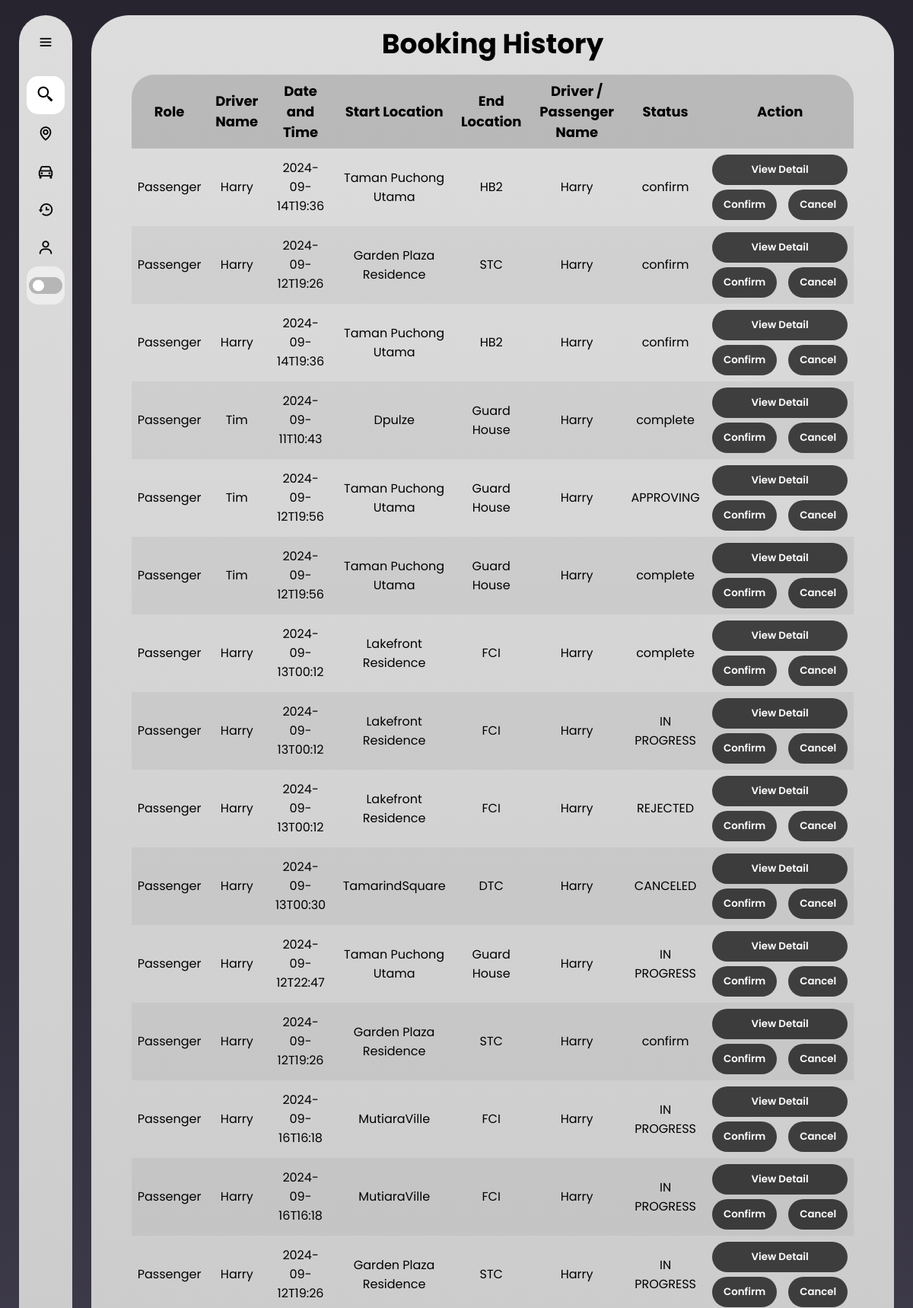
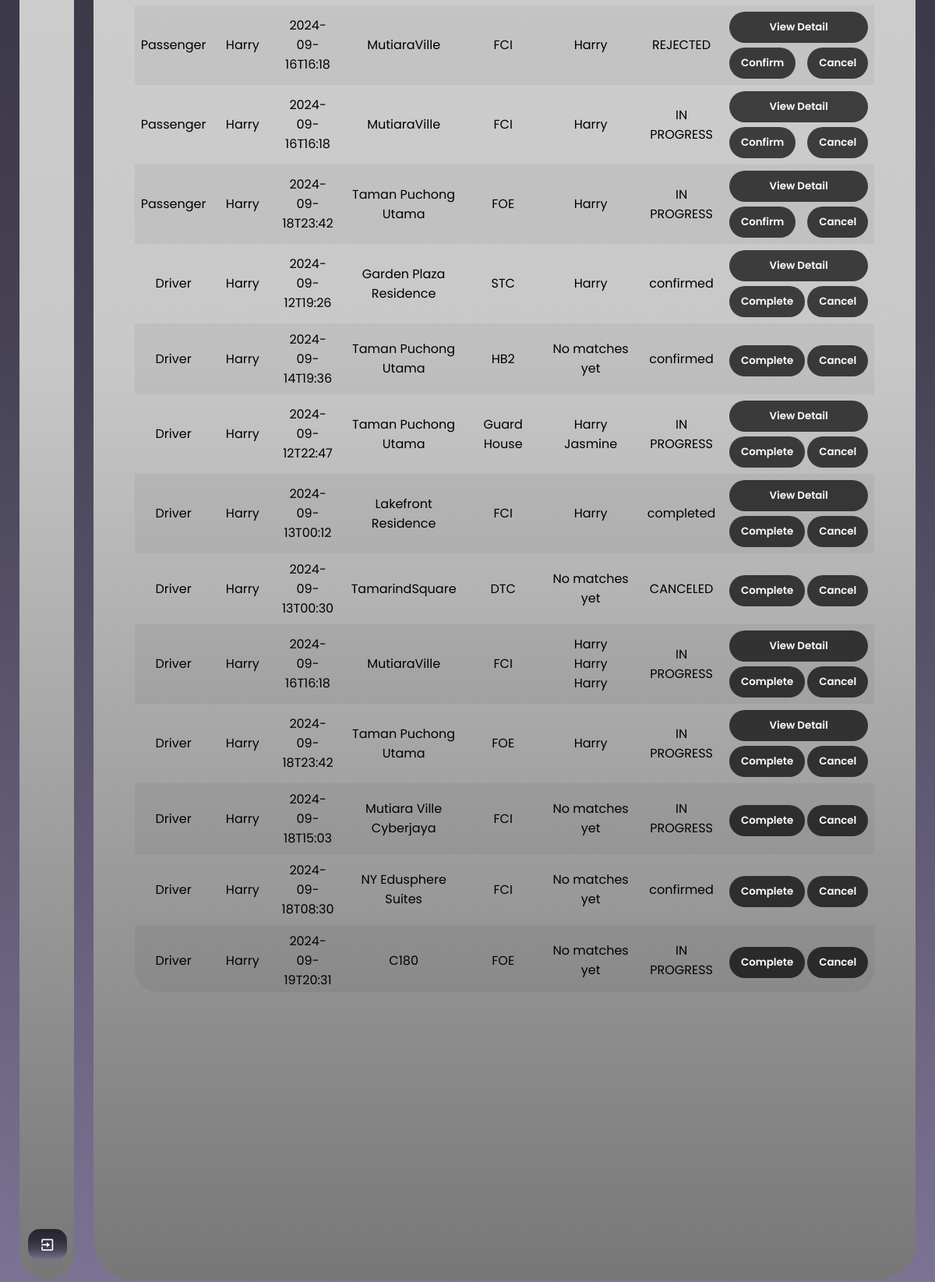
The app's page /booking_history (signed in) with its own data (2 pictures, top to bottom).
### web/models.py (models this page shows)
class PassengerMatch(db.Model):
    id = db.Column(db.Integer, primary_key=True)
    passenger_id = db.Column(db.Integer, db.ForeignKey('user.id'), nullable=False)
    driver_id = db.Column(db.Integer, db.ForeignKey('rides.id'), nullable=False)
    payment_proof_id = db.Column(db.Integer, db.ForeignKey('payment_proof.id'), nullable=True)
    status = db.Column(db.String(20), nullable=False, default='APPROVING')
    passenger = db.relationship('User', foreign_keys=[passenger_id], backref='matches_as_passenger')
    driver = db.relationship('Rides', foreign_keys=[driver_id], backref='matches_as_driver')
    payment_proof = db.relationship('PaymentProof', backref='matches', lazy=True)

class Profile(db.Model):
    id = db.Column(db.Integer, primary_key=True)
    fullName = db.Column(db.String(150))
    gender = db.Column(db.String(100), nullable=False)
    birthyear=db.Column(db.String(15), nullable=False)
    contact = db.Column(db.String(15), nullable=False)
    birthyear = db.Column(db.String(15), nullable=False)
    profile_pic = db.Column(db.String(200), default="default.jpg")
    is_approved = db.Column(db.Boolean, default=False)  # Added for moderation
    user_id = db.Column(db.Integer, db.ForeignKey('user.id'), nullable=False)
    birthyear = db.Column(db.String(15), nullable=False)

class Rides(db.Model):
    id = db.Column(db.Integer, primary_key=True)
    dateandTime = db.Column(db.String(50), nullable=False)
    start_location = db.Column(db.String(100), nullable=False)
    start_location_lat = db.Column(db.Float, nullable=True)  # Nullable
    start_location_lng = db.Column(db.Float, nullable=True)  # Nullable
    end_location = db.Column(db.String(100), nullable=False)
    end_location_lat = db.Column(db.Float, nullable=True)  # Nullable
    end_location_lng = db.Column(db.Float, nullable=True)  # Nullable
    carplate = db.Column(db.String(20), nullable=False)
    carmodel = db.Column(db.String(50), nullable=False)
    totalperson = db.Column(db.Integer, nullable=False)
    fees = db.Column(db.String(50), nullable=False)
    duitnowid = db.Column(db.String(50), nullable=True)  # Nullable
    message = db.Column(db.Text, nullable=True)  # Nullable
    status = db.Column(db.String(50), nullable=False,default='pending') #approved
    user_id = db.Column(db.Integer, db.ForeignKey('user.id'), nullable=False)
    passenger_matches = db.relationship('PassengerMatch', foreign_keys='PassengerMatch.driver_id', backref='driver_post', lazy=True)

### web/routes.py (the view)
@bp.route('/booking_history')
@login_required
def booking_history():
    profile = Profile.query.filter_by(user_id=current_user.id).first()
    passenger_matches = PassengerMatch.query.join(User, PassengerMatch.passenger_id == User.id) \
                                            .join(Rides, PassengerMatch.driver_id == Rides.id) \
                                            .filter(PassengerMatch.passenger_id == current_user.id) \
                                            .all()
    driver_posts = Rides.query.filter_by(user_id=current_user.id).all()
    driver_matches_dict = {}
    for post in driver_posts:
        matches = PassengerMatch.query.filter(PassengerMatch.driver_id == post.id) \
                                      .filter(PassengerMatch.status.in_(['APPROVING', 'IN PROGRESS'])) \
                                      .all()
        driver_matches_dict[post.id] = matches
    profiles = Profile.query.all()
    profile_dict = {profile.user_id: profile for profile in profiles}
    return render_template('booking_history.html',
                           passenger_matches=passenger_matches,
                           profile_dict=profile_dict,
                           driver_posts=driver_posts,
                           profile=profile,
                           driver_matches_dict=driver_matches_dict)

### web/templates/booking_history.html (shortened to what this page needs)
{% extends "base_passenger.html" %}
{% block content %}
<!DOCTYPE html>
<html lang="en">
<head>
    <link rel="stylesheet" href="../static/booking_history.css">
</head>
<body>
    <div class="container">
        <div class="header">
            <h1>Booking History</h1>
        </div>
        <div class="table_body">
            <table border="1">
                <thead scope="col">
                    <tr>
                        <th>Role</th>
                        <th>Driver Name</th>
                        <th>Date and Time</th>
                        <th>Start Location</th>
                        <th>End Location</th>
                        <th>Driver / Passenger Name</th>
                        <th>Status</th>
                        <th>Action</th>
                    </tr>
                </thead>
                <tbody>
                    {% for match in passenger_matches %}
                    <tr>
                        <td>Passenger</td>
                        <td>{{ profile_dict[match.driver.user_id].fullName }}</td>
                        <td>{{ match.driver.dateandTime }}</td>
                        <td>{{ match.driver.start_location }}</td>
                        <td>{{ match.driver.end_location }}</td>
                        <td>{{ profile_dict[match.passenger_id].fullName }}</td>
                        <td>{{ match.status }}</td>
                        <td>
                            <form action="{{ url_for('main.view_detail_p', match_id=match.id) }}" method="POST">
                                <input type="submit" value="View Detail" class="btn">
                            </form>
                            <div class="selection">
                                <form action="{{ url_for('main.confirm_match', match_id=match.id) }}" method="POST">
                                    <input type="submit" value="Confirm" class="btn">
                                </form>
                                <form action="{{ url_for('main.cancel_match_p', match_id=match.id) }}" method="POST">
                                    <input type="submit" value="Cancel" class="btn">
                                </form>
                            </div>
                        </td>
                    </tr>
                    {% endfor %}
                    {% for driver in driver_posts %}
                    <tr>
                        <td>Driver</td>
                        <td>{{ profile_dict[driver.user_id].fullName }}</td>
                        <td>{{ driver.dateandTime }}</td>
                        <td>{{ driver.start_location }}</td>
                        <td>{{ driver.end_location }}</td>
                        <td>
                            {% if driver.id in driver_matches_dict and driver_matches_dict[driver.id] %}
                                {% for match in driver_matches_dict[driver.id] %}
                                    <ul>{{ profile_dict[match.passenger_id].fullName }}</ul>
                                {% endfor %}
                            {% else %}
                                No matches yet
                            {% endif %}
                        </td>
                        <td>{{ driver.status }}</td>
                        <td>
                            {% if driver.id in driver_matches_dict and driver_matches_dict[driver.id]|length > 0 %}
                                <form action="{{ url_for('main.view_detail_d', match_id=driver_matches_dict[driver.id][0].id) }}" method="POST">
                                    <input type="submit" value="View Detail" class="btn">
                                </form>
                            {% endif %}
                            <div class="selection">
                                <form action="{{ url_for('main.complete_match', match_id=driver.id) }}" method="POST">
                                    <input type="submit" value="Complete" class="btn">
                                </form>
                                <form action="{{ url_for('main.cancel_match', match_id=driver.id) }}" method="POST">
                                    <input type="submit" value="Cancel" class="btn">
                                </form>
                            </div>
                        </td>
                    </tr>
                    {% endfor %}
                </tbody>
            </table>
        </div>
    </div>
</body>
</html>
{% endblock %}

### web/static/sidebar.css (style rules this page uses)
* { margin: 0; padding: 0; box-sizing: border-box; font-family: "poppins"; }
:root { --background-color: linear-gradient(to bottom, #27242f, #292632, #2c2935, #2e2b39, #312e3c, #383544, #3f3b4c, #464254, #534e64, #615a74, #6f6784, #7d7495); --box-color: linear-gradient(180deg, #DDDDDD 0%, #C8C8C8 64.5%, #777777 100%); --text-color: black; --toggle-color: white; --mode-background: rgba(255, 255, 255, 0.5); --box-shadow: 5px 5px 10px rgba(0, 0, 0, 0.5); }
body { position: relative; min-height: 100vh; width: 100%; overflow: hidden; background: var(--background-color) fixed; }

### web/static/booking_history.css (style rules this page uses)
* { margin: 0; padding: 0; box-sizing: border-box; font-family: "poppins"; }
:root { --background-color: linear-gradient(to bottom, #27242f, #292632, #2c2935, #2e2b39, #312e3c, #383544, #3f3b4c, #464254, #534e64, #615a74, #6f6784, #7d7495); --box-color: linear-gradient(180deg, #DDDDDD 0%, #C8C8C8 64.5%, #777777 100%); --text-color: black; --toggle-color: white; --mode-background: rgba(255, 255, 255, 0.5); --box-shadow: 5px 5px 10px rgba(0, 0, 0, 0.5); --box-shadow2: 10px 10px 20px rgba(0, 0, 0, 0.5); --table-header: #2424242f; --table-data: #0000000b; --table-hover: #fff6; --btn: rgba(0, 0, 0, 0.7); --scroll: #0004; }
body { position: relative; min-height: 100vh; width: 100%; }
.container { position: absolute; top: 20px; bottom: 20px; left: 120px; right: 25px; background: var(--box-color); border-radius: 50px; transition: all 0.5s ease; text-align: center; }
.header { font-size: 18px; color: var(--text-color); padding-top: 10px; pointer-events: none; }
.table_body { width: 90%; max-height: calc(87% - .8rem); margin: .8rem auto; color: var(--text-color); overflow: auto; border-radius: 30px; }
table { width: 100%; text-align: center; }
table, th, td { border: 1px solid #CCC; border-collapse: collapse; padding: 8px 8px; border: none; overflow: hidden; }
thead th { position: sticky; top: 0; left: 0; background-color: var(--table-header); pointer-events: none; font-size: 18px; }
tbody td { font-size: 16px; cursor: default; }
tbody tr:nth-child(even) { background: var(--table-data); }
.selection { padding-top: 6px; display: flex; justify-content: space-between; gap: 3px; }
.btn { width: 100%; height: 40px; background: var(--btn); border: none; border-radius: 20px; color: var(--toggle-color); cursor: pointer; font-weight: 600; padding: 0 15px; }

### records on screen
PassengerMatch: driver.dateandTime "2024-09-14T19:36", driver.start_location "Taman Puchong Utama", driver.end_location "HB2", status "confirm"
Profile: fullName "Harry"
PassengerMatch: driver.dateandTime "2024-09-12T19:26", driver.start_location "Garden Plaza Residence", driver.end_location "STC", status "confirm"
PassengerMatch: driver.dateandTime "2024-09-14T19:36", driver.start_location "Taman Puchong Utama", driver.end_location "HB2", status "confirm"
PassengerMatch: driver.dateandTime "2024-09-11T10:43", driver.start_location "Dpulze", driver.end_location "Guard House", status "complete"
Profile: fullName "Tim"
PassengerMatch: driver.dateandTime "2024-09-12T19:56", driver.start_location "Taman Puchong Utama", driver.end_location "Guard House", status "APPROVING"
PassengerMatch: driver.dateandTime "2024-09-12T19:56", driver.start_location "Taman Puchong Utama", driver.end_location "Guard House", status "complete"
PassengerMatch: driver.dateandTime "2024-09-13T00:12", driver.start_location "Lakefront Residence", driver.end_location "FCI", status "complete"
PassengerMatch: driver.dateandTime "2024-09-13T00:12", driver.start_location "Lakefront Residence", driver.end_location "FCI", status "IN PROGRESS"
PassengerMatch: driver.dateandTime "2024-09-13T00:12", driver.start_location "Lakefront Residence", driver.end_location "FCI", status "REJECTED"
PassengerMatch: driver.dateandTime "2024-09-13T00:30", driver.start_location "TamarindSquare", driver.end_location "DTC", status "CANCELED"
PassengerMatch: driver.dateandTime "2024-09-12T22:47", driver.start_location "Taman Puchong Utama", driver.end_location "Guard House", status "IN PROGRESS"
PassengerMatch: driver.dateandTime "2024-09-12T19:26", driver.start_location "Garden Plaza Residence", driver.end_location "STC", status "confirm"
PassengerMatch: driver.dateandTime "2024-09-16T16:18", driver.start_location "MutiaraVille", driver.end_location "FCI", status "IN PROGRESS"
PassengerMatch: driver.dateandTime "2024-09-16T16:18", driver.start_location "MutiaraVille", driver.end_location "FCI", status "IN PROGRESS"
PassengerMatch: driver.dateandTime "2024-09-12T19:26", driver.start_location "Garden Plaza Residence", driver.end_location "STC", status "IN PROGRESS"
PassengerMatch: driver.dateandTime "2024-09-16T16:18", driver.start_location "MutiaraVille", driver.end_location "FCI", status "REJECTED"
PassengerMatch: driver.dateandTime "2024-09-16T16:18", driver.start_location "MutiaraVille", driver.end_location "FCI", status "IN PROGRESS"
PassengerMatch: driver.dateandTime "2024-09-18T23:42", driver.start_location "Taman Puchong Utama", driver.end_location "FOE", status "IN PROGRESS"
Rides: dateandTime "2024-09-12T19:26", start_location "Garden Plaza Residence", end_location "STC", status "confirmed"
Rides: dateandTime "2024-09-14T19:36", start_location "Taman Puchong Utama", end_location "HB2", shows "No matches yet", status "confirmed"
Rides: dateandTime "2024-09-12T22:47", start_location "Taman Puchong Utama", end_location "Guard House", status "IN PROGRESS"
Profile: fullName "Jasmine"
Rides: dateandTime "2024-09-13T00:12", start_location "Lakefront Residence", end_location "FCI", status "completed"
Rides: dateandTime "2024-09-13T00:30", start_location "TamarindSquare", end_location "DTC", shows "No matches yet", status "CANCELED"
Rides: dateandTime "2024-09-16T16:18", start_location "MutiaraVille", end_location "FCI", status "IN PROGRESS"
Rides: dateandTime "2024-09-18T23:42", start_location "Taman Puchong Utama", end_location "FOE", status "IN PROGRESS"
Rides: dateandTime "2024-09-18T15:03", start_location "Mutiara Ville Cyberjaya", end_location "FCI", shows "No matches yet", status "IN PROGRESS"
Rides: dateandTime "2024-09-18T08:30", start_location "NY Edusphere Suites", end_location "FCI", shows "No matches yet", status "confirmed"
Rides: dateandTime "2024-09-19T20:31", start_location "C180", end_location "FOE", shows "No matches yet", status "IN PROGRESS"
